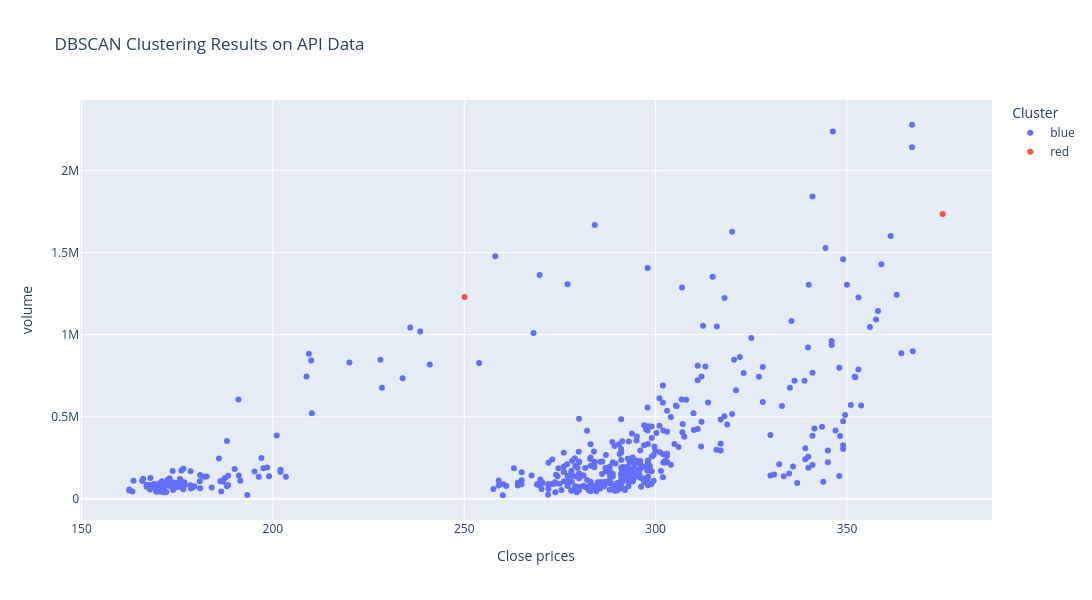

The cell this chart's notebook holds for it:
### Markdown cell above
## Visualization

### Code cell
import plotly.express as px

fig = px.scatter(
    anomalies_dbscan,
    x="close",
    y="volume",
    color="Color",
    title=f"DBSCAN Clustering Results on {stock_name} Data",
    labels={"Color": "Cluster"},
    hover_data=["returns", "volatility"],  # Add more data to hover
)

# Update layout for better visualization
fig.update_layout(
    xaxis_title="Close prices",
    yaxis_title="volume",
    legend_title="Cluster",
    autosize=False,
    width=1200,
    height=600,
)

# Show the plot
fig.show()

### Figure 1 — Plotly figure (JSON) as saved in the notebook; plotly's stock layout.template omitted (floating-point values rounded to 4 significant figures; data arrays with more than 128 entries replaced by an {"elided": "..."} marker saying what was removed)
{"data": [{"customdata": {"elided": "479x2 float values"}, "hovertemplate": "Cluster=blue<br>close=%{x}<br>volume=%{y}<br>returns=%{customdata[0]}<br>volatility=%{customdata[1]}<extra></extra>", "legendgroup": "blue", "marker": {"color": "#636efa", "symbol": "circle"}, "mode": "markers", "name": "blue", "orientation": "v", "showlegend": true, "type": "scatter", "x": {"elided": "479 float values"}, "xaxis": "x", "y": {"elided": "479 int values"}, "yaxis": "y"}, {"customdata": [[-0.07267, 0.04013], [0.08288, 0.04574]], "hovertemplate": "Cluster=red<br>close=%{x}<br>volume=%{y}<br>returns=%{customdata[0]}<br>volatility=%{customdata[1]}<extra></extra>", "legendgroup": "red", "marker": {"color": "#EF553B", "symbol": "circle"}, "mode": "markers", "name": "red", "orientation": "v", "showlegend": true, "type": "scatter", "x": [250.1, 375.0], "xaxis": "x", "y": [1228937, 1734493], "yaxis": "y"}], "layout": {"autosize": false, "height": 600, "legend": {"title": {"text": "Cluster"}, "tracegroupgap": 0}, "title": {"text": "DBSCAN Clustering Results on API Data"}, "width": 1200, "xaxis": {"anchor": "y", "domain": [0, 1], "title": {"text": "Close prices"}}, "yaxis": {"anchor": "x", "domain": [0, 1], "title": {"text": "volume"}}}}
